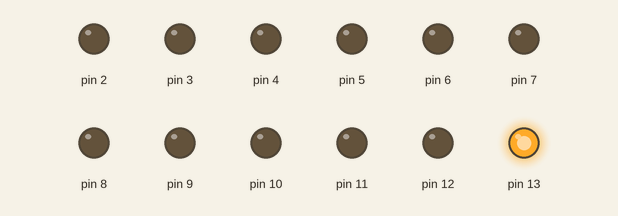
Simulated run of this sketch. Board: Arduino Uno, built with avr-gcc and run on an emulated ATmega328P. Parts: output pins drawn as LEDs (lit = HIGH).

Above: at 0.1 s.
At 4.1 s:
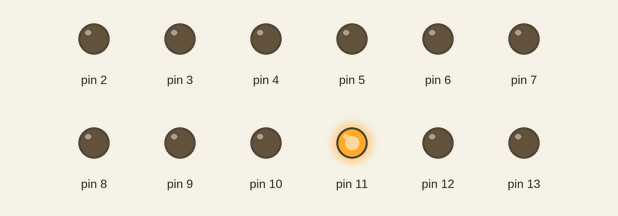
At 10.1 s:
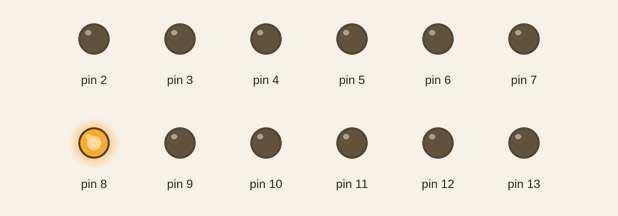
At 20.1 s:
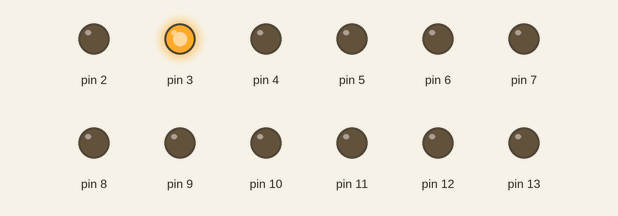
At 30.1 s:
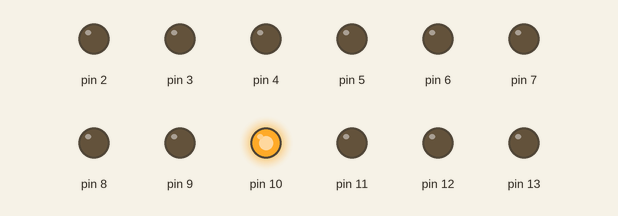
At 39.1 s:
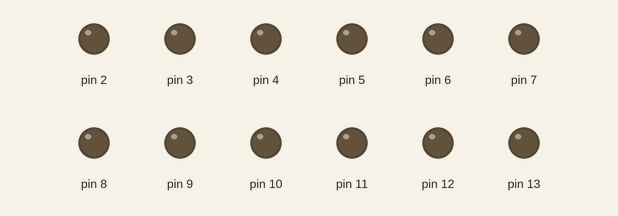
Timing chart, 0 to 40.0 s (numbered marks = the images above):
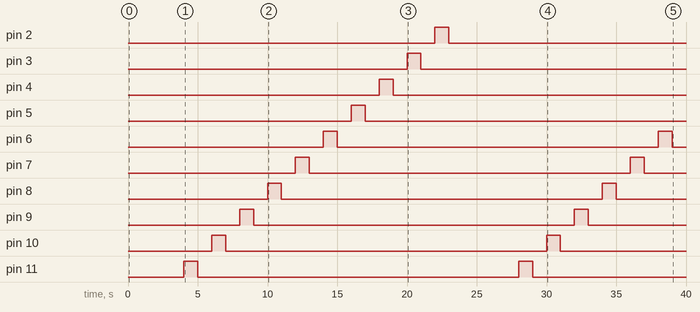

Measured:
- by itself, pin 2: LOW → HIGH at 22.0 s, → LOW 1.0 s later
- by itself, pin 3: LOW → HIGH at 20.0 s, → LOW 1.0 s later
- by itself, pin 4: LOW → HIGH at 18.0 s, → LOW 1.0 s later
- by itself, pin 5: LOW → HIGH at 16.0 s, → LOW 1.0 s later
- by itself, pin 6–13: alternates HIGH for 1.0 s and LOW for 23.0 s

The sketch:

swanky_jarv1.ino
```cpp
// C++ code
//
int led;
void setup()
{
  for(int led=2;led<=13;led++)
  {
  pinMode(led, OUTPUT);
  }
}

void loop()
{
  for(int led=13;led>=2;led--)
 {
     digitalWrite(led, HIGH);
  delay(1000); // Wait for 1000 millisecond(s)
  digitalWrite(led, LOW);
  delay(1000); // Wait for 1000 millisecond(s)
  }
  for(int led=2; led>=13; led--)
  {
    digitalWrite(led,HIGH);
    delay(1000);
    digitalWrite(led,LOW);
    delay(1000);
  }
}
```
